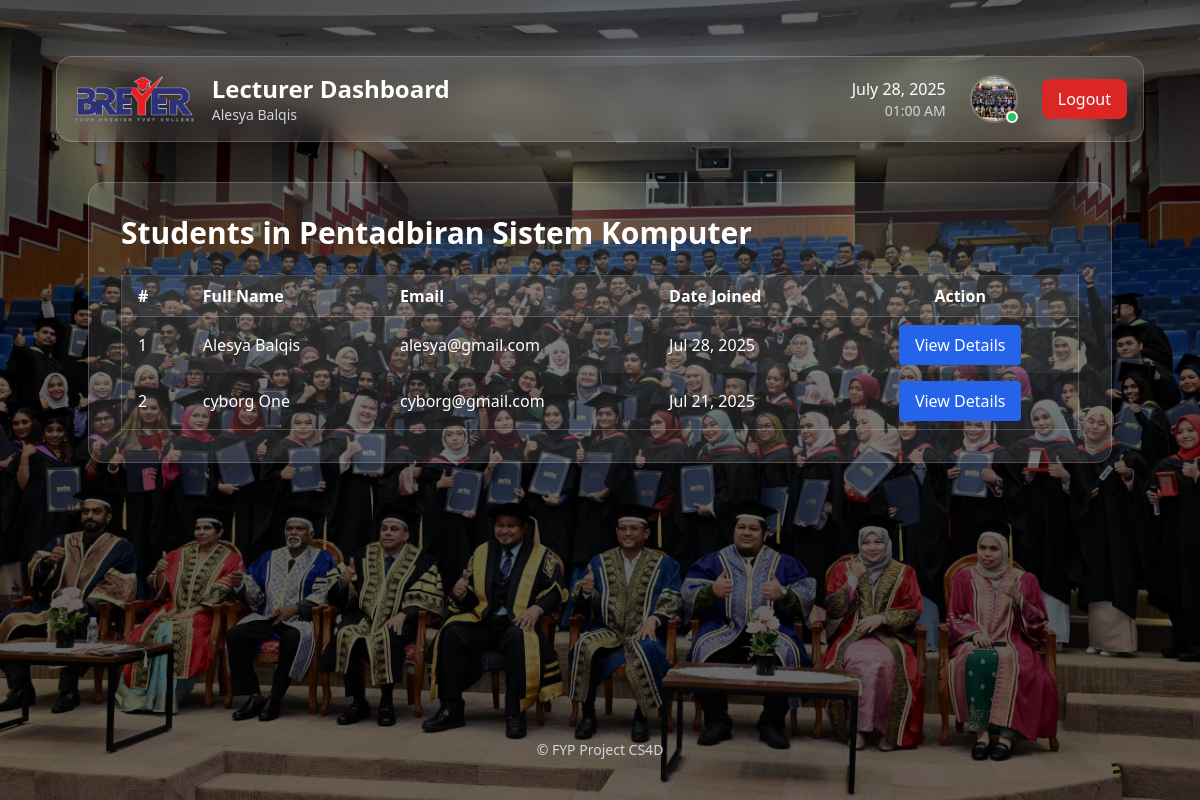
Page /lecturer/courses/1/students/ (signed in) on the committed database.
### accounts/models.py (models this page shows, shortened)
class CustomUser(AbstractBaseUser, PermissionsMixin):
    class Role(models.TextChoices):
        STUDENT = 'STUDENT', 'Student'
        LECTURER = 'LECTURER', 'Lecturer'
        ADMIN = 'ADMIN', 'Admin'
    email = models.EmailField(unique=True)
    role = models.CharField(max_length=20, choices=Role.choices, default=Role.STUDENT)
    first_name = models.CharField(max_length=30, blank=True)
    last_name = models.CharField(max_length=30, blank=True)
    phone_number = models.CharField(max_length=20, blank=True, null=True)
    address = models.TextField(blank=True, null=True)
    department = models.ForeignKey(
    Department,
    null=True,
    blank=True,
    on_delete=models.SET_NULL,
    related_name='users'
)
    profile_picture = models.ImageField(upload_to='profile_pics/', blank=True, null=True)  # Added profile_picture field
    is_staff = models.BooleanField(default=False)
    is_active = models.BooleanField(default=True)
    date_joined = models.DateTimeField(default=timezone.now, blank=True, null=True)
    USERNAME_FIELD = 'email'
    REQUIRED_FIELDS = ['first_name', 'last_name']
    objects = CustomUserManager()
    def get_full_name(self):
        return f"{self.first_name} {self.last_name}".strip()

### core/models.py (models this page shows, shortened)
class Course(models.Model):
    name = models.CharField(max_length=255)
    code = models.CharField(max_length=50, unique=True)
    lecturers = models.ManyToManyField(
    'Lecturer',
    related_name='courses',
    blank=True,
    help_text='Lecturers teaching this course'
)
    classroom = models.CharField(max_length=100, blank=True, null=True)  # Classroom location or name

### lecturer/views.py (the view)
# urls.py: path('students/', views.student_list, name='student_list'),
def student_list(request, course_id):
    course = get_object_or_404(Course, id=course_id)
    enrollments = Enrollment.objects.filter(course=course).select_related('student__user')
    students = sorted(
        [enrollment.student.user for enrollment in enrollments],
        key=lambda u: u.get_full_name().lower()
    )
    return render(request, 'lecturer/student_list.html', {'students': students, 'course': course})

### lecturer/templates/lecturer/student_list.html (shortened to what this page needs)
{% extends 'lecturer/base_lecturer.html' %}
{% load static %}
{% block lecturer_content %}
<div class="max-w-5xl mx-auto p-8 bg-white/10 rounded-2xl border border-white/20 shadow-lg mt-10">
  <h1 class="text-3xl font-bold text-white mb-6">Students in {{ course.name }}</h1>
  {% if students %}
    <div class="overflow-x-auto">
      <table class="min-w-full border border-white/20 rounded-xl">
        <thead class="bg-white/10 text-white">
          <tr>
            <th class="border-b border-white/20 px-4 py-2 text-left">#</th>
            <th class="border-b border-white/20 px-4 py-2 text-left">Full Name</th>
            <th class="border-b border-white/20 px-4 py-2 text-left">Email</th>
            <th class="border-b border-white/20 px-4 py-2 text-left">Date Joined</th>
            <th class="border-b border-white/20 px-4 py-2 text-center">Action</th>
          </tr>
        </thead>
        <tbody>
          {% for student in students %}
            <tr class="odd:bg-white/5 even:bg-white/0 hover:bg-blue-600/10 transition">
              <td class="px-4 py-2 text-white">{{ forloop.counter }}</td>
              <td class="px-4 py-2 text-white">{{ student.get_full_name }}</td>
              <td class="px-4 py-2 text-white">{{ student.email }}</td>
              <td class="px-4 py-2 text-white">{{ student.date_joined|date:"M d, Y" }}</td>
              <td class="px-4 py-2 text-center">
                <a href="{% url 'lecturer:student_full_details' student.id %}"
                   class="inline-block bg-blue-600 hover:bg-blue-700 text-white px-4 py-2 rounded transition">
                  View Details
                </a>
              </td>
            </tr>
          {% endfor %}
        </tbody>
      </table>
    </div>
  {% else %}
    <p class="text-gray-300">No students found for this course.</p>
  {% endif %}
</div>
{% endblock %}

### lecturer/templates/lecturer/base_lecturer.html (shortened to what this page needs)
{% extends 'base.html' %}
{% load static %}
{% block content %}
  <div class="bg-white/10 backdrop-blur-md rounded-2xl p-4 border border-white/20 shadow-xl mb-8">
    <div class="flex justify-between items-center">
      <div class="flex items-center space-x-4">
        <img src="{% static 'images/breyer.jpg' %}" alt="Breyer Logo" class="h-12 w-auto">
        <div>
          <a href="{% url 'lecturer:dashboard' %}" class="text-2xl font-bold text-white hover:text-blue-400 transition">
            Lecturer Dashboard
          </a>
          <p class="text-gray-300 text-sm">{{ request.user.get_full_name|default:request.user.email }}</p>
        </div>
      </div>
      <div class="flex items-center space-x-6">
        <div class="text-right">
          <p class="text-white font-medium" id="current-date"></p>
          <p class="text-gray-300 text-sm" id="current-time"></p>
        </div>
        <a href="{% url 'lecturer:profile' %}" class="relative group">
          {% if request.user.profile_picture %}
          <img src="{{ request.user.profile_picture.url }}" alt="Profile Picture" class="w-12 h-12 rounded-full object-cover border-2 border-white/20 group-hover:border-blue-400 transition-colors">
          {% endif %}
          <div class="absolute bottom-0 right-0 w-3 h-3 bg-green-500 rounded-full border-2 border-white"></div>
        </a>
        <form action="{% url 'logout' %}" method="post">
          <button class="bg-red-600 hover:bg-red-700 text-white px-4 py-2 rounded-lg transition-colors flex items-center">
            Logout
          </button>
        </form>
      </div>
    </div>
  </div>
  {% block lecturer_content %}
  {% endblock %}
{% endblock %}

### rows in the picture
CustomUser: user.get_full_name "Alesya Balqis", user.profile_picture (picture), get_full_name "Alesya Balqis", email "alesya@gmail.com", date_joined "Jul 28, 2025"
Course: name "Pentadbiran Sistem Komputer"
CustomUser: get_full_name "cyborg One", email "cyborg@gmail.com", date_joined "Jul 21, 2025"
